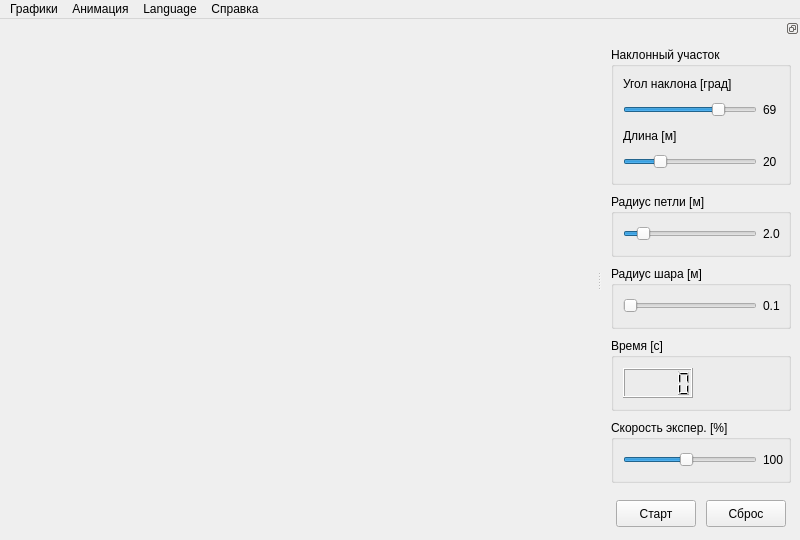
<?xml version="1.0" encoding="UTF-8"?>
<ui version="4.0">
 <class>MainWindow</class>
 <widget class="QMainWindow" name="MainWindow">
  <property name="geometry">
   <rect>
    <x>0</x>
    <y>0</y>
    <width>800</width>
    <height>540</height>
   </rect>
  </property>
  <widget class="QWidget" name="centralwidget">
   <widget class="Scene3D" name="widget" native="true">
    <property name="geometry">
     <rect>
      <x>20</x>
      <y>20</y>
      <width>120</width>
      <height>80</height>
     </rect>
    </property>
    <property name="focusPolicy">
     <enum>Qt::StrongFocus</enum>
    </property>
   </widget>
  </widget>
  <widget class="QMenuBar" name="menubar">
   <widget class="QMenu" name="menuGraphs">
    <property name="title">
     <string>Графики</string>
    </property>
    <addaction name="actionSpeed"/>
    <addaction name="actionAngular"/>
    <addaction name="actionHeight"/>
   </widget>
   <widget class="QMenu" name="menuAnimation">
    <property name="title">
     <string>Анимация</string>
    </property>
    <addaction name="actionBallAnimation"/>
   </widget>
   <widget class="QMenu" name="menuHelp">
    <property name="title">
     <string>Справка</string>
    </property>
    <addaction name="actionAbout"/>
    <addaction name="actionLicense"/>
    <addaction name="actionAuthors"/>
    <addaction name="actionAboutQt"/>
   </widget>
   <widget class="QMenu" name="menuLanguage">
    <property name="title">
     <string>Language</string>
    </property>
    <addaction name="actionEnglish"/>
    <addaction name="actionRussian"/>
   </widget>
   <addaction name="menuGraphs"/>
   <addaction name="menuAnimation"/>
   <addaction name="menuLanguage"/>
   <addaction name="menuHelp"/>
  </widget>
  <widget class="QDockWidget" name="dockWidget">
   <property name="sizePolicy">
    <sizepolicy hsizetype="Maximum" vsizetype="Maximum">
     <horstretch>0</horstretch>
     <verstretch>0</verstretch>
    </sizepolicy>
   </property>
   <property name="minimumSize">
    <size>
     <width>190</width>
     <height>470</height>
    </size>
   </property>
   <property name="features">
    <set>QDockWidget::DockWidgetFloatable|QDockWidget::DockWidgetMovable</set>
   </property>
   <property name="allowedAreas">
    <set>Qt::LeftDockWidgetArea|Qt::RightDockWidgetArea</set>
   </property>
   <attribute name="dockWidgetArea">
    <number>2</number>
   </attribute>
   <widget class="QWidget" name="dockWidgetContents">
    <layout class="QVBoxLayout" name="verticalLayout">
     <property name="spacing">
      <number>9</number>
     </property>
     <item>
      <widget class="QGroupBox" name="groupBox">
       <property name="title">
        <string>Наклонный участок</string>
       </property>
       <layout class="QGridLayout" name="gridLayout">
        <property name="topMargin">
         <number>10</number>
        </property>
        <property name="rightMargin">
         <number>0</number>
        </property>
        <property name="bottomMargin">
         <number>10</number>
        </property>
        <property name="verticalSpacing">
         <number>9</number>
        </property>
        <item row="0" column="0" colspan="2">
         <widget class="QLabel" name="label_6">
          <property name="text">
           <string>Угол наклона [град]</string>
          </property>
         </widget>
        </item>
        <item row="1" column="0">
         <widget class="QSlider" name="horizontalSliderAngle">
          <property name="minimum">
           <number>10</number>
          </property>
          <property name="maximum">
           <number>90</number>
          </property>
          <property name="value">
           <number>69</number>
          </property>
          <property name="orientation">
           <enum>Qt::Horizontal</enum>
          </property>
         </widget>
        </item>
        <item row="1" column="1">
         <widget class="QLabel" name="labelAngle">
          <property name="text">
           <string notr="true">69</string>
          </property>
          <property name="minimumSize">
           <size>
            <width>25</width>
            <height>20</height>
           </size>
          </property>
         </widget>
        </item>
        <item row="2" column="0" colspan="2">
         <widget class="QLabel" name="label_5">
          <property name="text">
           <string>Длина [м]</string>
          </property>
         </widget>
        </item>
        <item row="3" column="0">
         <widget class="QSlider" name="horizontalSliderLength">
          <property name="maximum">
           <number>80</number>
          </property>
          <property name="value">
           <number>20</number>
          </property>
          <property name="orientation">
           <enum>Qt::Horizontal</enum>
          </property>
         </widget>
        </item>
        <item row="3" column="1">
         <widget class="QLabel" name="labelLength">
          <property name="text">
           <string notr="true">20</string>
          </property>
          <property name="minimumSize">
           <size>
            <width>25</width>
            <height>20</height>
           </size>
          </property>
         </widget>
        </item>
       </layout>
      </widget>
     </item>
     <item>
      <widget class="QGroupBox" name="groupBox_2">
       <property name="title">
        <string>Радиус петли [м]</string>
       </property>
       <layout class="QGridLayout" name="gridLayout_2">
        <property name="topMargin">
         <number>10</number>
        </property>
        <property name="rightMargin">
         <number>0</number>
        </property>
        <property name="bottomMargin">
         <number>10</number>
        </property>
        <property name="verticalSpacing">
         <number>9</number>
        </property>
        <item row="0" column="0">
         <widget class="QSlider" name="horizontalSliderLoopRadius">
          <property name="minimum">
           <number>10</number>
          </property>
          <property name="maximum">
           <number>100</number>
          </property>
          <property name="value">
           <number>20</number>
          </property>
          <property name="orientation">
           <enum>Qt::Horizontal</enum>
          </property>
         </widget>
        </item>
        <item row="0" column="1">
         <widget class="QLabel" name="labelLoopRadius">
          <property name="text">
           <string notr="true">2.0</string>
          </property>
          <property name="minimumSize">
           <size>
            <width>25</width>
            <height>20</height>
           </size>
          </property>
         </widget>
        </item>
       </layout>
      </widget>
     </item>
     <item>
      <widget class="QGroupBox" name="groupBox_3">
       <property name="title">
        <string>Радиус шара [м]</string>
       </property>
       <layout class="QGridLayout" name="gridLayout_3">
        <property name="topMargin">
         <number>10</number>
        </property>
        <property name="rightMargin">
         <number>0</number>
        </property>
        <property name="bottomMargin">
         <number>10</number>
        </property>
        <property name="verticalSpacing">
         <number>9</number>
        </property>
        <item row="0" column="0">
         <widget class="QSlider" name="horizontalSliderSphereRadius">
          <property name="minimum">
           <number>1</number>
          </property>
          <property name="maximum">
           <number>15</number>
          </property>
          <property name="pageStep">
           <number>1</number>
          </property>
          <property name="value">
           <number>1</number>
          </property>
          <property name="orientation">
           <enum>Qt::Horizontal</enum>
          </property>
         </widget>
        </item>
        <item row="0" column="1">
         <widget class="QLabel" name="labelSphereRadius">
          <property name="text">
           <string notr="true">0.1</string>
          </property>
          <property name="minimumSize">
           <size>
            <width>25</width>
            <height>20</height>
           </size>
          </property>
         </widget>
        </item>
       </layout>
      </widget>
     </item>
     <item>
      <widget class="QGroupBox" name="groupBox_5">
       <property name="title">
        <string>Время [c]</string>
       </property>
       <layout class="QHBoxLayout" name="horizontalLayout">
        <property name="spacing">
         <number>9</number>
        </property>
        <property name="topMargin">
         <number>10</number>
        </property>
        <property name="bottomMargin">
         <number>10</number>
        </property>
        <item>
         <widget class="QLCDNumber" name="lcdNumber">
          <property name="sizePolicy">
           <sizepolicy hsizetype="Fixed" vsizetype="Fixed">
            <horstretch>0</horstretch>
            <verstretch>0</verstretch>
           </sizepolicy>
          </property>
          <property name="minimumSize">
           <size>
            <width>70</width>
            <height>30</height>
           </size>
          </property>
          <property name="maximumSize">
           <size>
            <width>70</width>
            <height>30</height>
           </size>
          </property>
         </widget>
        </item>
        <item>
         <spacer name="horizontalSpacer">
          <property name="orientation">
           <enum>Qt::Horizontal</enum>
          </property>
          <property name="sizeHint" stdset="0">
           <size>
            <width>25</width>
            <height>20</height>
           </size>
          </property>
         </spacer>
        </item>
       </layout>
      </widget>
     </item>
     <item>
      <widget class="QGroupBox" name="groupBox_4">
       <property name="title">
        <string>Скорость экспер. [%]</string>
       </property>
       <layout class="QGridLayout" name="gridLayout_4">
        <property name="topMargin">
         <number>10</number>
        </property>
        <property name="rightMargin">
         <number>0</number>
        </property>
        <property name="bottomMargin">
         <number>10</number>
        </property>
        <property name="verticalSpacing">
         <number>9</number>
        </property>
        <item row="0" column="0">
         <widget class="QSlider" name="horizontalSliderSpeed">
          <property name="minimum">
           <number>10</number>
          </property>
          <property name="maximum">
           <number>200</number>
          </property>
          <property name="singleStep">
           <number>1</number>
          </property>
          <property name="value">
           <number>100</number>
          </property>
          <property name="sliderPosition">
           <number>100</number>
          </property>
          <property name="orientation">
           <enum>Qt::Horizontal</enum>
          </property>
          <property name="invertedControls">
           <bool>false</bool>
          </property>
          <property name="tickPosition">
           <enum>QSlider::NoTicks</enum>
          </property>
          <property name="tickInterval">
           <number>0</number>
          </property>
         </widget>
        </item>
        <item row="0" column="1">
         <widget class="QLabel" name="labelSpeed">
          <property name="text">
           <string notr="true">100</string>
          </property>
          <property name="minimumSize">
           <size>
            <width>25</width>
            <height>20</height>
           </size>
          </property>
         </widget>
        </item>
       </layout>
      </widget>
     </item>
     <item>
      <spacer name="verticalSpacer_2">
       <property name="orientation">
        <enum>Qt::Vertical</enum>
       </property>
       <property name="sizeType">
        <enum>QSizePolicy::Fixed</enum>
       </property>
       <property name="sizeHint" stdset="0">
        <size>
         <width>20</width>
         <height>8</height>
        </size>
       </property>
      </spacer>
     </item>
     <item>
      <layout class="QHBoxLayout" name="horizontalLayout_2">
       <property name="spacing">
        <number>10</number>
       </property>
       <property name="leftMargin">
        <number>5</number>
       </property>
       <property name="rightMargin">
        <number>5</number>
       </property>
       <item>
        <widget class="QPushButton" name="pushButtonStart">
         <property name="minimumSize">
          <size>
           <width>0</width>
           <height>27</height>
          </size>
         </property>
         <property name="text">
          <string>Старт</string>
         </property>
        </widget>
       </item>
       <item>
        <widget class="QPushButton" name="pushButtonStop">
         <property name="minimumSize">
          <size>
           <width>0</width>
           <height>27</height>
          </size>
         </property>
         <property name="text">
          <string>Сброс</string>
         </property>
        </widget>
       </item>
      </layout>
     </item>
     <item>
      <spacer name="verticalSpacer">
       <property name="orientation">
        <enum>Qt::Vertical</enum>
       </property>
       <property name="sizeHint" stdset="0">
        <size>
         <width>20</width>
         <height>40</height>
        </size>
       </property>
      </spacer>
     </item>
    </layout>
   </widget>
  </widget>
  <action name="actionAbout">
   <property name="icon">
    <iconset resource="./resources/menuicons/menuicons.qrc">:/menuicons/about.png</iconset>
   </property>
   <property name="text">
    <string>О программе</string>
   </property>
  </action>
  <action name="actionAuthors">
   <property name="icon">
    <iconset resource="./resources/menuicons/menuicons.qrc">:/menuicons/people.png</iconset>
   </property>
   <property name="text">
    <string>Разработчики</string>
   </property>
  </action>
  <action name="actionSpeed">
   <property name="icon">
    <iconset resource="./resources/menuicons/menuicons.qrc">:/menuicons/speed.png</iconset>
   </property>
   <property name="text">
    <string>Скорость шара</string>
   </property>
  </action>
  <action name="actionAngular">
   <property name="icon">
    <iconset resource="./resources/menuicons/menuicons.qrc">:/menuicons/angular.png</iconset>
   </property>
   <property name="text">
    <string>Угловая скорость шара</string>
   </property>
  </action>
  <action name="actionHeight">
   <property name="icon">
    <iconset resource="./resources/menuicons/menuicons.qrc">:/menuicons/hight.png</iconset>
   </property>
   <property name="text">
    <string>Изменение высоты (y) </string>
   </property>
  </action>
  <action name="actionLicense">
   <property name="icon">
    <iconset resource="./resources/menuicons/menuicons.qrc">:/menuicons/license.png</iconset>
   </property>
   <property name="text">
    <string>Лицензия</string>
   </property>
  </action>
  <action name="actionAboutQt">
   <property name="icon">
    <iconset resource="./resources/menuicons/menuicons.qrc">:/menuicons/qt.png</iconset>
   </property>
   <property name="text">
    <string>О Qt</string>
   </property>
  </action>
  <action name="actionBallAnimation">
   <property name="checkable">
    <bool>true</bool>
   </property>
   <property name="checked">
    <bool>false</bool>
   </property>
   <property name="text">
    <string>Вращение шарика</string>
   </property>
  </action>
  <action name="actionEnglish">
   <property name="checkable">
    <bool>true</bool>
   </property>
   <property name="text">
    <string>English</string>
   </property>
  </action>
  <action name="actionRussian">
   <property name="checkable">
    <bool>true</bool>
   </property>
   <property name="text">
    <string>Russian</string>
   </property>
  </action>
 </widget>
 <customwidgets>
  <customwidget>
   <class>Scene3D</class>
   <extends>QWidget</extends>
   <header>Scene3D.h</header>
   <container>1</container>
  </customwidget>
 </customwidgets>
 <tabstops>
  <tabstop>centralwidget</tabstop>
  <tabstop>horizontalSliderAngle</tabstop>
  <tabstop>horizontalSliderLength</tabstop>
  <tabstop>horizontalSliderLoopRadius</tabstop>
  <tabstop>horizontalSliderSphereRadius</tabstop>
  <tabstop>horizontalSliderSpeed</tabstop>
  <tabstop>pushButtonStart</tabstop>
  <tabstop>pushButtonStop</tabstop>
 </tabstops>
 <resources>
  <include location="./resources/menuicons/menuicons.qrc"/>
 </resources>
 <connections/>
</ui>
